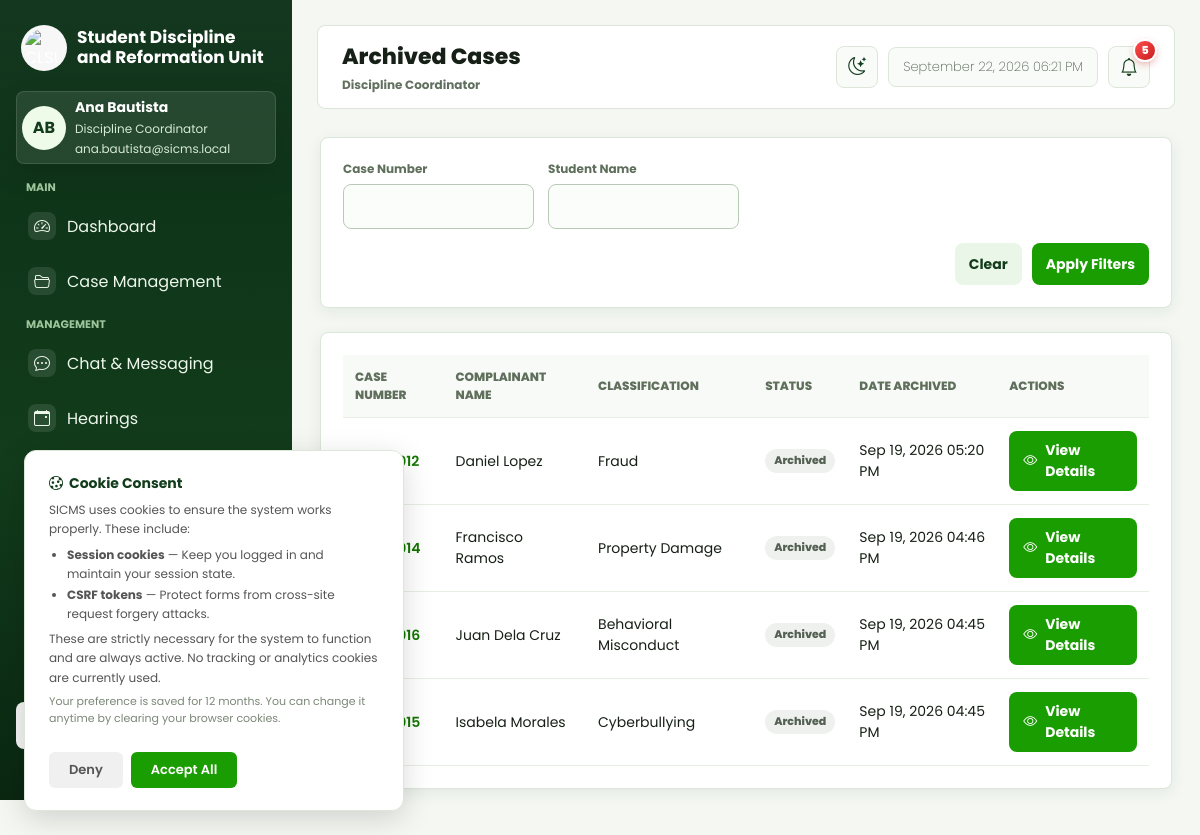
The page /web/views/archived_cases/index.php (signed in) on the database its author committed.
### tables this page shows
CREATE TABLE `accounts` (
  `account_id` int UNSIGNED NOT NULL,
  `first_name` varchar(100) NOT NULL,
  `last_name` varchar(100) NOT NULL,
  `email` varchar(255) NOT NULL,
  `password_hash` varchar(255) DEFAULT NULL,
  `auth_provider` varchar(50) DEFAULT NULL,
  `role` varchar(50) NOT NULL DEFAULT 'student',
  `status` varchar(20) NOT NULL DEFAULT 'active',
  `college_id` int UNSIGNED DEFAULT NULL,
  `student_number` varchar(50) DEFAULT NULL,
  `college` varchar(255) DEFAULT NULL,
  `course` varchar(255) DEFAULT NULL,
  `section` varchar(50) DEFAULT NULL,
  `created_at` datetime NOT NULL DEFAULT CURRENT_TIMESTAMP,
  `updated_at` datetime NOT NULL DEFAULT CURRENT_TIMESTAMP ON UPDATE CURRENT_TIMESTAMP,
  `phone_number` varchar(20) NOT NULL DEFAULT '',
  `gender` varchar(20) NOT NULL DEFAULT '',
  `birthday` date DEFAULT NULL,
  `address` text NOT NULL
);

CREATE TABLE `complaints` (
  `complaint_id` int UNSIGNED NOT NULL,
  `case_number` varchar(50) NOT NULL,
  `complaint_title` varchar(255) NOT NULL,
  `submitted_by_account_id` int UNSIGNED NOT NULL,
  `complainant_name` varchar(255) NOT NULL,
  `complainant_gender` varchar(20) DEFAULT NULL,
  `complainant_age` int UNSIGNED DEFAULT NULL,
  `complainant_address` text,
  `complainant_type` varchar(50) NOT NULL DEFAULT 'Student',
  `complainant_relationship` varchar(100) DEFAULT NULL,
  `complainant_employee_no` varchar(100) DEFAULT NULL,
  `complainant_department` varchar(255) DEFAULT NULL,
  `complainant_position` varchar(255) DEFAULT NULL,
  `complainant_affiliation` varchar(255) DEFAULT NULL,
  `complainant_purpose` varchar(255) DEFAULT NULL,
  `complainant_student_no` varchar(50) DEFAULT NULL,
  `complainant_email` varchar(255) DEFAULT NULL,
  `complainant_contact` varchar(50) DEFAULT NULL,
  `complainant_college` varchar(255) DEFAULT NULL,
  `complainant_course` varchar(255) DEFAULT NULL,
  `complainant_year_level` varchar(50) DEFAULT NULL,
  `complainant_section` varchar(50) DEFAULT NULL,
  `complainant_course_year` varchar(100) DEFAULT NULL,
  `case_classification` varchar(100) NOT NULL,
  `incident_datetime` datetime DEFAULT NULL,
  `incident_location` varchar(255) DEFAULT NULL,
  `complaint_details` text,
  `status` varchar(50) NOT NULL DEFAULT 'Under Investigation',
  `respondent_released_at` datetime DEFAULT NULL,
  `respondent_released_by_account_id` int UNSIGNED DEFAULT NULL,
  `respondent_visibility` text,
  `assigned_coordinator_account_id` int UNSIGNED DEFAULT NULL,
  `assigned_reformation_coordinator_account_id` int UNSIGNED DEFAULT NULL,
  `reformation_completed_at` datetime DEFAULT NULL,
  `submitted_at` datetime NOT NULL DEFAULT CURRENT_TIMESTAMP,
  `created_at` datetime NOT NULL DEFAULT CURRENT_TIMESTAMP,
  `updated_at` datetime NOT NULL DEFAULT CURRENT_TIMESTAMP ON UPDATE CURRENT_TIMESTAMP,
  `case_source` varchar(20) NOT NULL DEFAULT 'Online Submission',
  `original_case_date` date DEFAULT NULL,
  `legacy_outcome` varchar(255) DEFAULT NULL,
  `action_taken` text,
  `resolution_date` date DEFAULT NULL,
  `remarks_notes` text,
  `legacy_entry_source` varchar(100) DEFAULT NULL,
  `outcome` text
);

### web/views/archived_cases/index.php (the view, shortened to what the rows shown need)
<?php
require_once __DIR__ . '/../../controllers/CaseController.php';
$controller = new CaseController();
$viewData = $controller->archivedIndex();
$user = $viewData['user'];
$cases = $viewData['cases'];
function h($value) {
    return htmlspecialchars((string) $value);
}
?>
<!DOCTYPE html>
<html lang="en">
<head>
    <link rel="stylesheet" href="../layout/style.css">
    <link rel="stylesheet" href="../layout/sidebar.css">
    <link rel="stylesheet" href="../layout/cases.css">
    <link rel="stylesheet" href="https://cdn.jsdelivr.net/npm/bootstrap-icons@1.11.3/font/bootstrap-icons.min.css">
    <link rel="stylesheet" href="../layout/system.css?v=2">
</head>
<body>
    <div class="dashboard-shell">
        <?php require __DIR__ . '/../layout/sidebar.php'; ?>
        <div class="case-shell app-content">
            <?php $pageTitle = 'Archived Cases'; require __DIR__ . '/../layout/topbar.php'; ?>
        <main class="case-wrap">
            <section class="table-panel">
                    <table id="caseTable" <?= empty($cases) ? 'hidden' : '' ?>>
                        <thead>
                            <tr>
                                <th>Case Number</th>
                                <th>Complainant Name</th>
                                <th>Classification</th>
                                <th>Status</th>
                                <th>Date Archived</th>
                                <th>Actions</th>
                            </tr>
                        </thead>
                        <tbody id="caseTableBody">
                            <?php foreach ($cases as $case): ?>
                                <tr>
                                    <td>
                                        <a class="case-link" href="../cases/show.php?id=<?= (int) $case['complaint_id'] ?>">
                                        </a>
                                    </td>
                                    <td><?= h($case['complainant_name']) ?></td>
                                    <td><?= h($case['case_classification']) ?></td>
                                    <td><span class="status"><?= h($case['status']) ?></span></td>
                                    <td><?= h(date('M d, Y h:i A', strtotime($case['updated_at']))) ?></td>
                                    <td>
                                        <div class="row-actions">
                                            <a class="btn btn-primary" href="../cases/show.php?id=<?= (int) $case['complaint_id'] ?>"><i class="bi bi-eye"></i> View Details</a>
                                        </div>
                                    </td>
                                </tr>
                            <?php endforeach; ?>
                        </tbody>
                    </table>
            </section>
        </main>
        </div>
    </div>
</body>
</html>

### web/views/layout/sidebar.php (shortened to what the rows shown need)
<?php
require __DIR__ . '/navigation.php';
$userEmail = isset($user['email']) ? $user['email'] : '';
?>
<aside class="sidebar" id="app-sidebar">
    <div class="sidebar-profile">
        <div class="avatar" aria-hidden="true"><?= h($initials) ?></div>
        <div>
            <div class="profile-name"><?= h($displayName) ?></div>
            <div class="profile-role"><?= h($roleLabel) ?></div>
            <div class="profile-email"><?= h($userEmail) ?></div>
        </div>
    </div>
</aside>

### web/views/layout/topbar.php (shortened to what the rows shown need)
<?php
require __DIR__ . '/navigation.php';
require_once __DIR__ . '/../../helpers/Security.php';
require_once __DIR__ . '/../../models/Notification.php';
$pageTitle = $pageTitle ?? 'Dashboard';
$hidePageTitle = $hidePageTitle ?? false;
$unreadNotificationCount = 0;
if (isset($user['account_id'])) {
    $unreadNotificationCount = Notification::unreadCount((int) $user['account_id']);
}
?>
<div class="app-topbar-container">
    <header class="app-topbar<?= $hidePageTitle ? ' app-topbar-titleless' : '' ?>">
        <?php if (!$hidePageTitle): ?>
            <div class="app-topbar-title">
                <h1><?= h($pageTitle) ?></h1>
                <p><?= h($roleLabel) ?></p>
            </div>
        <?php endif; ?>
        <div class="app-topbar-actions">
            <details class="profile-dropdown">
                <summary class="topbar-icon" title="Notifications" aria-label="Notifications">
                    <i class="bi bi-bell" aria-hidden="true" style="font-size:15ipx;"></i>
                    <?php if ($unreadNotificationCount > 0): ?>
                        <span class="notification-badge"><?= (int) $unreadNotificationCount ?></span>
                    <?php endif; ?>
                </summary>
            </details>
        </div>
    </header>
</div>

### rows shown on the page
accounts: initials "AB", displayName "Ana Bautista", role "Discipline Coordinator", email "ana.bautista@sicms.local", account_id "5"
complaints: complainant_name "Daniel Lopez", case_classification "Fraud", status "Archived", updated_at "Sep 19, 2026 05:20 PM"
complaints: complainant_name "Francisco Ramos", case_classification "Property Damage", status "Archived", updated_at "Sep 19, 2026 04:46 PM"
complaints: complainant_name "Juan Dela Cruz", case_classification "Behavioral Misconduct", status "Archived", updated_at "Sep 19, 2026 04:45 PM"
complaints: complainant_name "Isabela Morales", case_classification "Cyberbullying", status "Archived", updated_at "Sep 19, 2026 04:45 PM"

### other values the page prints
$groupLabel "MAIN"
$item['label'] "Dashboard"
$item['label'] "Case Management"
$groupLabel "MANAGEMENT"
$item['label'] "Chat & Messaging"
$item['label'] "Hearings"
$pageTitle "Archived Cases"
